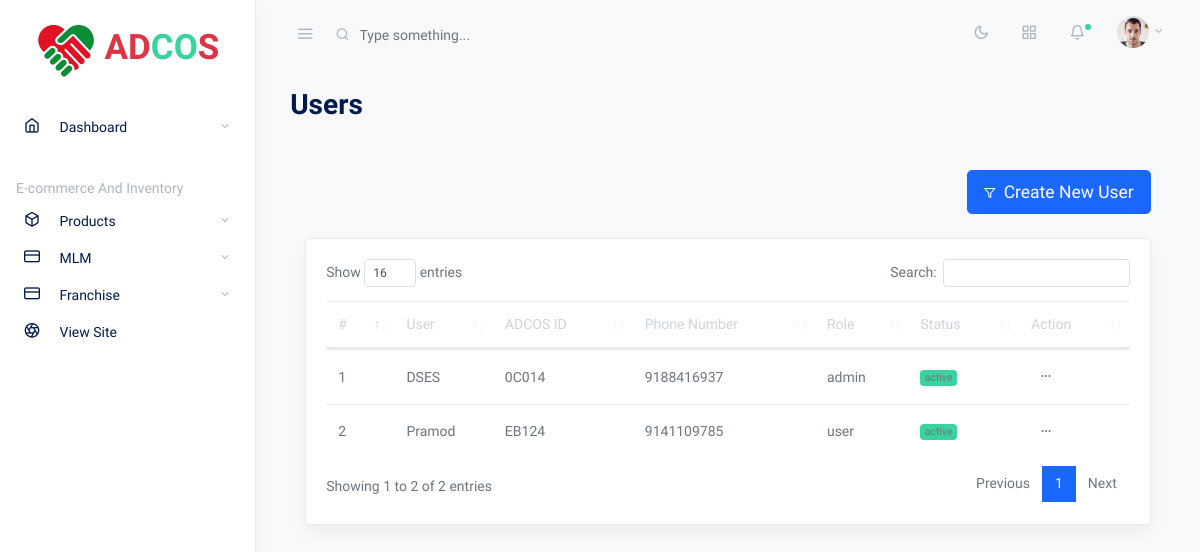
Page /geneology/UsersAdminPannel on the committed database.
### Home/models.py (models this page shows, shortened)
class CustomUser(AbstractBaseUser, PermissionsMixin):
    id_number = models.CharField(max_length=10, unique=True)
    email = models.EmailField(unique=True, verbose_name='email address')
    first_name = models.CharField(max_length=30, blank=True, verbose_name='first name')
    last_name = models.CharField(max_length=30, blank=True, verbose_name='last name')
    phone_number = models.CharField(
        max_length=15,
        blank=True,
        null=True,
        validators=[RegexValidator(regex=r'^\+?1?\d{9,15}$', message="Phone number must be entered in the format: '+999999999'. Up to 15 digits allowed.")],
        verbose_name='phone number'
    )
    date_of_birth = models.DateField(auto_now_add=False, null=True, blank=True)
    age = models.BigIntegerField()
    pincode = models.BigIntegerField(default=1)
    village = models.CharField(max_length=20)
    district = models.CharField(max_length=20)
    state = models.CharField(max_length=20)
    cast = models.CharField(max_length=20,default="Nil")
    religion = models.CharField(max_length=20,default="Nil")
    address = models.TextField(blank=True, null=True, verbose_name='address')
    is_active = models.BooleanField(default=True, verbose_name='active')
    is_staff = models.BooleanField(default=False, verbose_name='staff status')
    role = models.CharField(max_length=20,
                            choices=(
                                ("admin","admin"),
                                ("user","user"),
                                ("semi-admin","semi-admin"),
                                ("finance","finance"),
                                ("marketing","markenting"),
                                ("central_franchise","central_franchise"),
                                ("district_franchise","district_franchise"),
                                ("zonel_franchise","zonel_franchise"),
                                ("mobile_franchise","mobile_franchise"),
                            ),
                            default='user'
                            )
    date_joined = models.DateTimeField(auto_now_add=True, verbose_name='date joined')
    parent = models.ForeignKey("self", on_delete=models.SET_NULL, null=True, blank=True, verbose_name='parent')
    pancard = models.CharField(max_length=20, unique=True, verbose_name='PAN card')
    objects = CustomUserManager()
    USERNAME_FIELD = 'email'
    REQUIRED_FIELDS = ["first_name", "pancard","age","village","district","state", "phone_number"]
    bv_active_status = models.BooleanField(default=False)
    designation = models.CharField(
        max_length=20,
        choices=(
            ("Executive","Executive"),
            ("Chief Executive","Chief Executive"),
            ("Manager","Manager"),
            ("General Manager","General Manager"),
            ("Director","Director"),
        ),
        default="Executive"
    )
    class Meta:
        verbose_name = 'user'
        verbose_name_plural = 'users'

### Geneology/views.py (the view)
# urls.py: path("UsersAdminPannel",views.UsersAdminPannel,name="UsersAdminPannel"),
def UsersAdminPannel(request):
    users = CustomUser.objects.all()
    context = {
        "users":users
    }
    return render(request,"dashboard/users.html",context)

### templates/dashboard/users.html (shortened to what this page needs)
{% extends 'dashboard/index.html' %}{% load static %}{% block admin %}
<link rel="stylesheet" href="{%static 'dashboard/css/dataTables.bootstrap4.css' %}">
<main role="main" class="main-content">
    <div class="container-fluid">
      <div class="row justify-content-center">
        <div class="col-12">
          <h2 class="mb-2 page-title">Users</h2>
          <div class="row my-4">
                <div class="col-12">
                  <div class="row align-items-center my-4">
                    <div class="col-auto">
                        <div class="col-auto">
                            <button type="button" class="btn btn-primary btn-lg" data-toggle="modal" data-target="#defaultModal"><span class="fe fe-filter fe-12 mr-2"></span>Create New User</button>
                          </div>
                    </div>
                  </div>
            <div class="col-md-12">
              <div class="card shadow">
                <div class="card-body">
                  <table class="table table-striped datatables" id="dataTable-1">
                    <thead>
                        <tr>
                            <th>#</th>
                            <th>User</th>
                            <th>ADCOS ID</th>
                            <th>Phone Number</th>
                            <th>Role</th>
                            <th>Status</th>
                            <th>Action</th>
                        </tr>
                      </thead>
                      <tbody>
                          {% for item in users%}
                          <tr>
                            <td>{{forloop.counter}}</td>
                            <td>{{item.first_name}}</td>
                            <td>{{item.id_number}}</td>
                            <td>{{item.phone_number}}</td>
                            <td>{{item.role}}</td>
                            <td>
                                {% if item.is_active == True %}
                                <span class="badge bg-success">active</span>
                                {% else %}
                                <span class="badge bg-warning">In active user </span>
                                {% endif%}
                            </td>
                            <td><button class="btn btn-sm dropdown-toggle more-horizontal"
                                    type="button" data-toggle="dropdown" aria-haspopup="true"
                                    aria-expanded="false">
                                </button>
                            </td>
                        </tr>
                        {% endfor %}
                      </tbody>
                  </table>
                </div>
              </div>
            </div>
          </div>
        </div>
      </div>
    </div>
</main>
{% endblock %}

### static/dashboard/css/feather.css (style rules this page uses)
.fe { font-family: "feather" !important; speak: none; font-style: normal; font-weight: normal; font-variant: normal; text-transform: none; line-height: 1; -webkit-font-smoothing: antialiased; -moz-osx-font-smoothing: grayscale; }
.fe-12 { font-size: 12px; }
.fe-filter:before { content: ""; }

### rows in the picture
CustomUser: first_name "DSES", id_number "0C014", phone_number "9188416937", role "admin", is_active "active"
CustomUser: first_name "Pramod", id_number "EB124", phone_number "9141109785", role "user", is_active "active"
